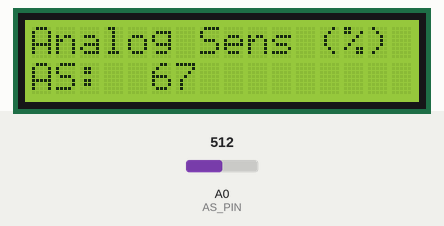
Bench run of a sketch on a simulated ESP8266 (NodeMCU). Parts: 16×2 character LCD. Inputs (shaded band) come from the test bench; at power-on: A0 (AS_PIN) = 512. WiFi joins after 1.5 s; servers stay silent unless stated; what the sketch prints to the serial monitor is not drawn.

Above: at 4.7 s.
4.8 s: A0 (AS_PIN) set to 716
At 5.8 s:
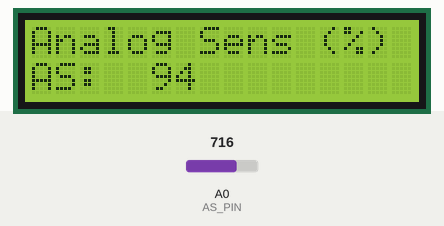
6.5 s: A0 (AS_PIN) set to 900
At 8.1 s:
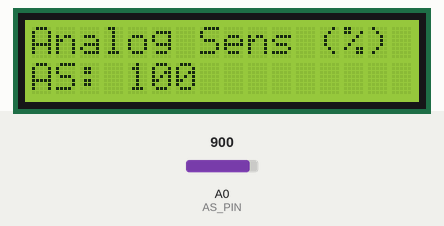
8.4 s: A0 (AS_PIN) set to 306
At 10.0 s:
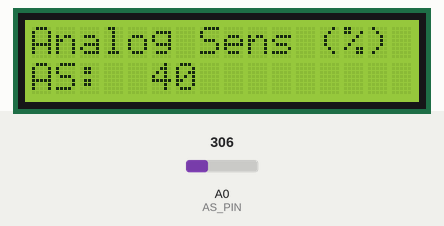
Timing chart, 0 to 11.5 s (numbered marks = the images above; inputs shaded):
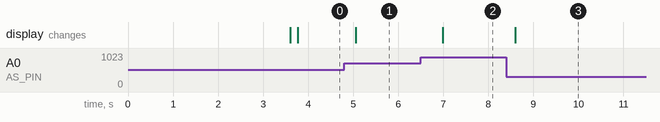

The sketch:

Modul09_SoilMoisture_Rain.ino
```cpp
// MODUL 09 - Smart Agriculture: Sensor Kelembaban Tanah / Sensor Hujan
#include <ESP8266WiFi.h>
#include <FirebaseESP8266.h>
#include <Wire.h>
#include <LiquidCrystal_I2C.h>

#define WIFI_SSID "SSID_WIFI"
#define WIFI_PASSWORD "PASS_WIFI"
#define DATABASE_URL "project_id.firebaseio.com"
#define API_KEY "database_secret"
#define AS_PIN A0                   // Pin Analog Sensor (Kelembaban Tanah/Hujan) ke A0 NodeMCU

FirebaseData fbdo;
LiquidCrystal_I2C lcd(0x27, 16, 2);
String user = "user_id";
int as_adc, as_value;                  // Data ADC & hasil konversi sensor
char as_data[16];

void setup() {
  Serial.begin(115200);
  lcd.init();
  lcd.backlight();
  lcd.setCursor(0, 0);
  lcd.print("Trainer Kit IoT");
  lcd.setCursor(0, 1);
  lcd.print("Connecting-WiFi");

  WiFi.begin(WIFI_SSID, WIFI_PASSWORD);
  Serial.print("Connecting to Wi-Fi");
  while (WiFi.status() != WL_CONNECTED) {
    Serial.print(".");
    delay(300);
  }
  Serial.println();
  Serial.print("Connected with IP: ");
  Serial.println(WiFi.localIP());
  Serial.println();
  Serial.printf("Firebase Client v%s\n\n", FIREBASE_CLIENT_VERSION);
  Firebase.begin(DATABASE_URL, API_KEY);
  Firebase.reconnectWiFi(true);
  delay(2000);
  lcd.clear();
}

void loop() {
  as_adc = analogRead(AS_PIN);

  // Nilai 760 adalah nilai ADC saat sensor dicelupkan ke air (kondisi basah maksimal).
  // Ganti nilai 760 dengan nilai ADC air jika dipakai untuk sensor hujan.
  as_value = map(as_adc, 0, 760, 0, 100);
  if (as_value > 100) as_value = 100;
  if (as_value < 0) as_value = 0;

  Serial.println("ADC   : " + String(as_adc));
  Serial.println("Nilai : " + String(as_value) + " %");
  Serial.println();

  Firebase.setInt(fbdo, "/" + user + "/gauge1", as_value);

  lcd.setCursor(0, 0);
  lcd.print("Analog Sens (%)");
  sprintf(as_data, "AS: %3d", as_value);
  lcd.setCursor(0, 1);
  lcd.print(as_data);

  delay(150);   // Jeda agar perubahan nilai lebih halus
}
```

Measured:
- after the input at 4.8 s, the display: changes after 0.26 s (image 1)
- after the input at 6.5 s, the display: changes after 0.49 s (image 2)
- after the input at 8.4 s, the display: changes after 0.20 s (image 3)
